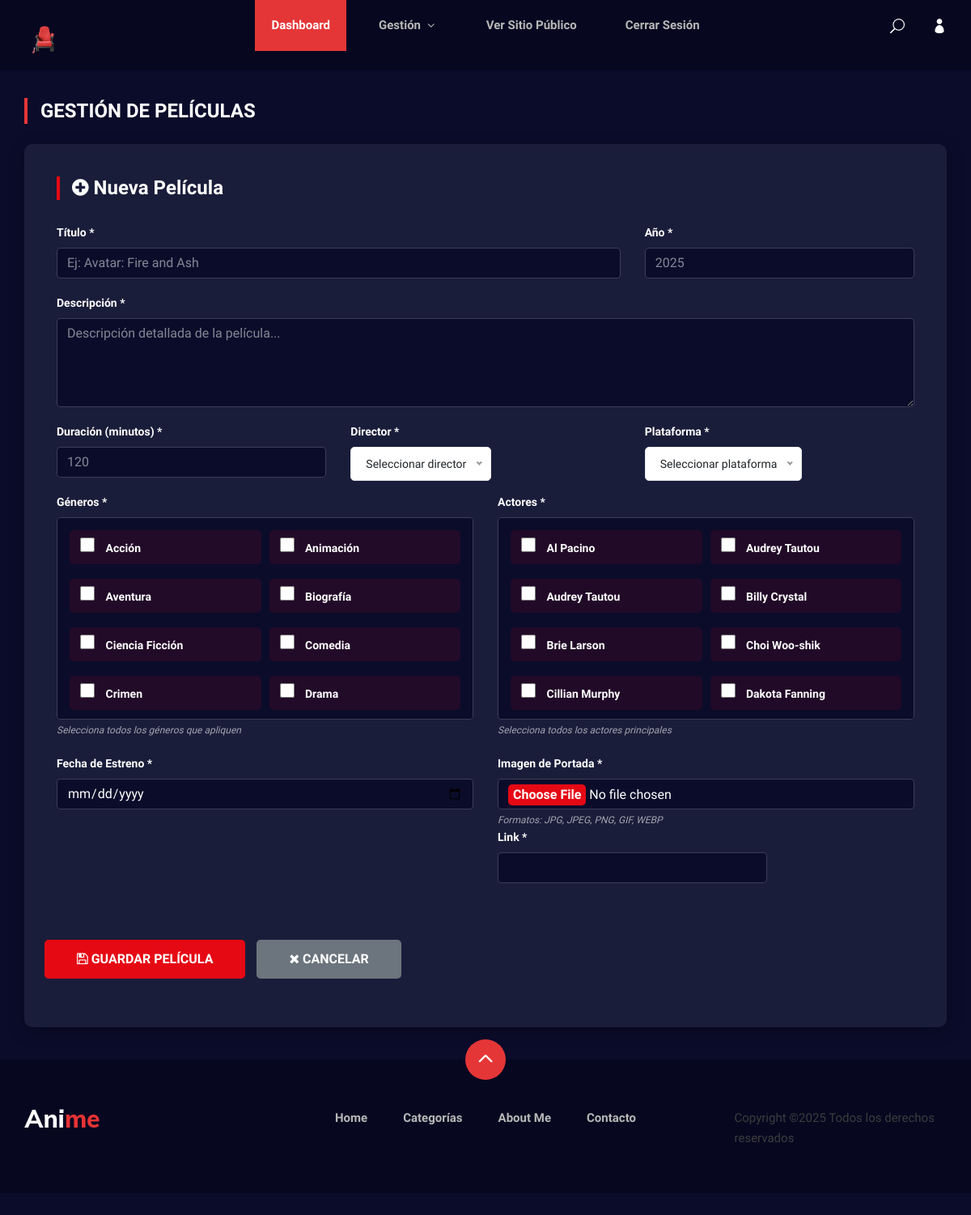
Before: /admin/peliculas.php?accion=crear (signed in) with the older database file.
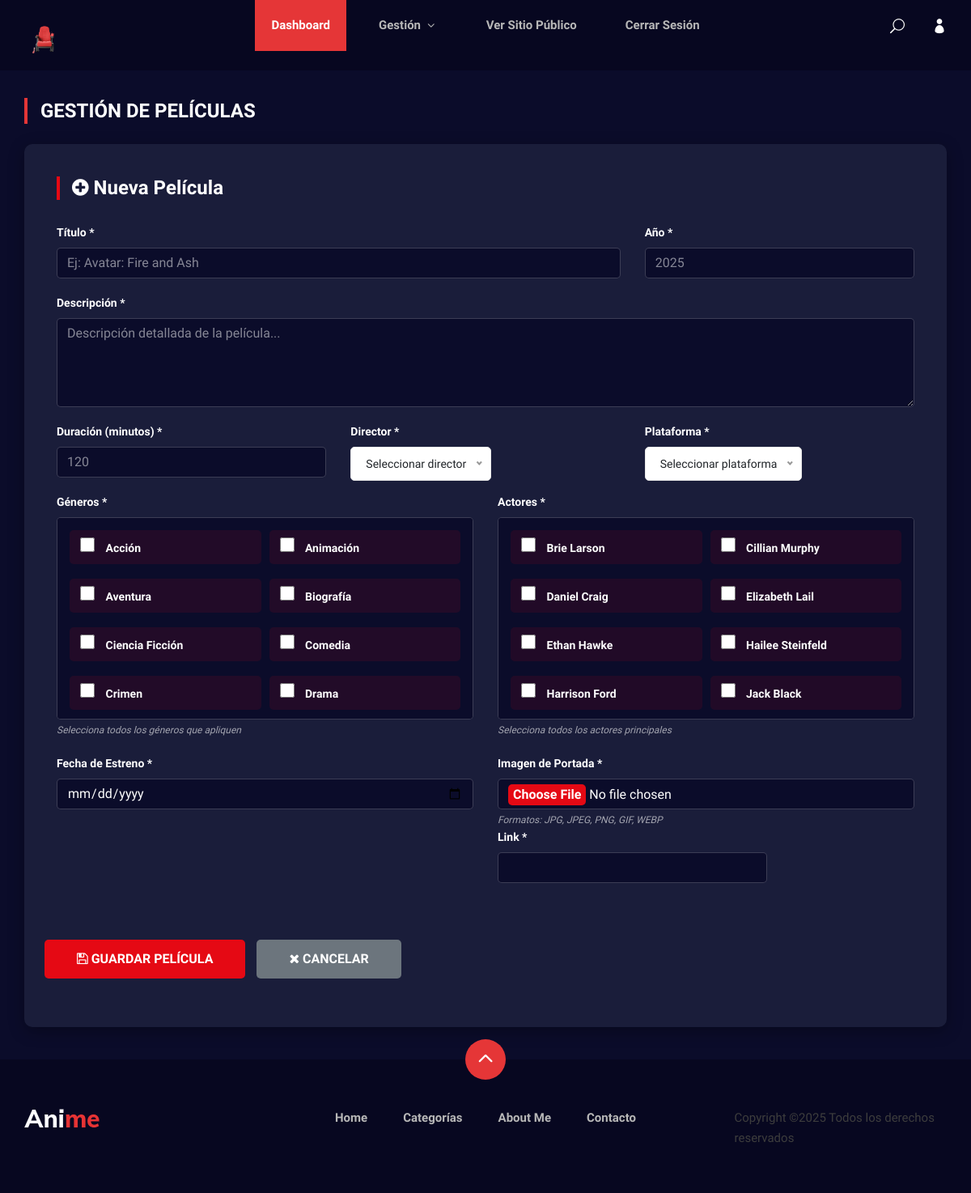
After: the same page with the newer database file.
### tables this page shows
CREATE TABLE `generos` (
  `id` int NOT NULL,
  `nombre` varchar(50) NOT NULL
);

CREATE TABLE `actores` (
  `id` int NOT NULL,
  `nombre` varchar(100) NOT NULL,
  `fecha_nacimiento` date DEFAULT NULL,
  `biografia` text,
  `imagen` varchar(255) DEFAULT NULL
);

### admin/includes/crudGeneros.php (called while the page is built, shortened)
<?php
class Generos
{
    public function getAll()
    {
        $db = new Connection();
        $conn = $db->getConnection();
        $sql = "SELECT * FROM generos ORDER BY nombre ASC";
        $result = $conn->query($sql);
        return $result ? $result->fetch_all(MYSQLI_ASSOC) : [];
    }
}
?>

### admin/includes/crudActores.php (called while the page is built, shortened)
<?php
class Actores {
    public function showActores()
{
    $db = new Connection();
    $conn = $db->getConnection();
    $sql = "SELECT id, nombre FROM actores ORDER BY nombre ASC";
    $result = $conn->query($sql);
    return $result ? $result->fetch_all(MYSQLI_ASSOC) : [];
}
}
?>

### admin/peliculas.php (the view, shortened to what the changed rows need)
<?php
require_once "./includes/crudGeneros.php";
require_once "./includes/crudActores.php";
$generosObj = new Generos();
$actoresObj = new Actores();
$listaGeneros = $generosObj->getAll();
$listaActores = $actoresObj->showActores();
$accion = $_GET['accion'] ?? null;
$generosSeleccionados = [];
$actoresSeleccionados = [];
?>
<!DOCTYPE html>
<html lang="es">
<head>
    <link rel="stylesheet" href="../anime-main/css/bootstrap.min.css" type="text/css">
    <link rel="stylesheet" href="../anime-main/css/font-awesome.min.css" type="text/css">
    <link rel="stylesheet" href="../anime-main/css/elegant-icons.css" type="text/css">
    <link rel="stylesheet" href="../anime-main/css/plyr.css" type="text/css">
    <link rel="stylesheet" href="../anime-main/css/nice-select.css" type="text/css">
    <link rel="stylesheet" href="../anime-main/css/owl.carousel.min.css" type="text/css">
    <link rel="stylesheet" href="../anime-main/css/slicknav.min.css" type="text/css">
    <link rel="stylesheet" href="../anime-main/css/style.css" type="text/css">
</head>
<body>
    <section class="admin-container">
        <div class="container">
            <div class="row">
                <div class="col-lg-12">
                    <?php if ($accion === "crear" || $accion === "editar"): ?>
                    <div class="form-container">
                        <form method="post" enctype="multipart/form-data">
                            <div class="row">
                                <div class="col-md-6">
                                    <div class="form-group">
                                        <div class="genre-checkboxes">
                                            <?php foreach($listaGeneros as $g): ?>
                                            <label class="genre-checkbox-label">
                                                <input type="checkbox" name="generos[]" value="<?= $g['id'] ?>"
                                                    <?= in_array($g['id'], $generosSeleccionados ?? []) ? "checked" : "" ?>>
                                                <span
                                                    class="genre-checkbox-text"><?= htmlspecialchars($g['nombre']) ?></span>
                                            </label>
                                            <?php endforeach; ?>
                                        </div>
                                    </div>
                                </div>
                                <div class="col-md-6">
                                    <div class="form-group">
                                        <div class="actor-checkboxes">
                                            <?php foreach($listaActores as $actor): ?>
                                            <label class="actor-checkbox-label">
                                                <input type="checkbox" name="actores[]" value="<?= $actor['id'] ?>"
                                                    <?= in_array($actor['id'], $actoresSeleccionados ?? []) ? "checked" : "" ?>>
                                                <span
                                                    class="actor-checkbox-text"><?= htmlspecialchars($actor['nombre']) ?></span>
                                            </label>
                                            <?php endforeach; ?>
                                        </div>
                                    </div>
                                </div>
                        </form>
                    </div>
                    <?php endif; ?>
                </div>
            </div>
        </div>
    </section>
</body>
</html>

Changed rows visible on the page:
removed actores: nombre "Al Pacino"
removed actores: nombre "Audrey Tautou"
removed actores: nombre "Audrey Tautou"
removed actores: nombre "Billy Crystal"
removed actores: nombre "Choi Woo-shik"
removed actores: nombre "Dakota Fanning"
now on this page (row unchanged): actores: nombre "Daniel Craig"
now on this page (row unchanged): actores: nombre "Elizabeth Lail"
now on this page (row edited): actores: nombre "Ethan Hawke"
now on this page (row unchanged): actores: nombre "Hailee Steinfeld"
now on this page (row unchanged): actores: nombre "Harrison Ford"
now on this page (row unchanged): actores: nombre "Jack Black"
